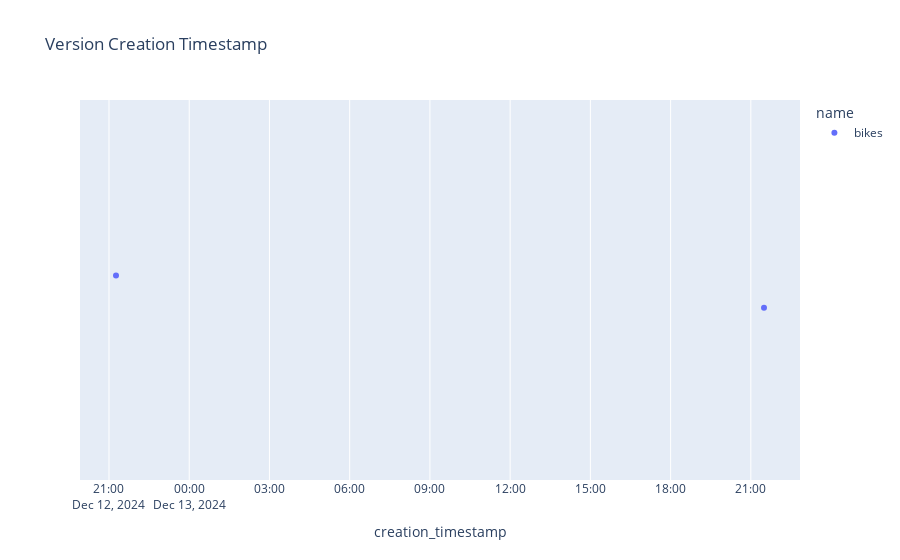

Notebook cell for this chart:
### Code cell
px.strip(
    versions,
    x="creation_timestamp",
    color="name",
    hover_name="name",
    hover_data=versions.columns,
    title="Version Creation Timestamp",
)

### Figure 1 — Plotly figure (JSON) as saved in the notebook; plotly's stock layout.template omitted (floating-point values rounded to 4 significant figures)
{"data": [{"alignmentgroup": "True", "boxpoints": "all", "customdata": [["Champion", "None", "", "2024-12-13T21:29:30.793000", "bikes", "ac1ad3a71ca1438f930cf61cdaf4dda2", "", "file:///home/fmind/mlops-python-package/mlruns/451770521480793486/ac1ad3a71ca1438f930cf61cdaf4dda2/artifacts/model", "READY", "", {}, "", "2"], [null, "None", "", "2024-12-12T21:15:44.106000", "bikes", "797710899d04491e8b9e91394c59ccd9", "", "file:///home/fmind/mlops-python-package/mlruns/451770521480793486/797710899d04491e8b9e91394c59ccd9/artifacts/model", "READY", "", {}, "", "1"]], "fillcolor": "rgba(255,255,255,0)", "hoveron": "points", "hovertemplate": "<b>%{hovertext}</b><br><br>name=%{customdata[4]}<br>creation_timestamp=%{x}<br>aliases=%{customdata[0]}<br>current_stage=%{customdata[1]}<br>description=%{customdata[2]}<br>last_updated_timestamp=%{customdata[3]}<br>run_id=%{customdata[5]}<br>run_link=%{customdata[6]}<br>source=%{customdata[7]}<br>status=%{customdata[8]}<br>status_message=%{customdata[9]}<br>tags=%{customdata[10]}<br>user_id=%{customdata[11]}<br>version=%{customdata[12]}<extra></extra>", "hovertext": ["bikes", "bikes"], "legendgroup": "bikes", "line": {"color": "rgba(255,255,255,0)"}, "marker": {"color": "#636efa"}, "name": "bikes", "offsetgroup": "bikes", "orientation": "h", "pointpos": 0, "showlegend": true, "type": "box", "x": ["2024-12-13T21:29:30.793000", "2024-12-12T21:15:44.106000"], "x0": " ", "xaxis": "x", "y0": " ", "yaxis": "y"}], "layout": {"boxmode": "group", "legend": {"title": {"text": "name"}, "tracegroupgap": 0}, "title": {"text": "Version Creation Timestamp"}, "xaxis": {"anchor": "y", "domain": [0, 1], "title": {"text": "creation_timestamp"}}, "yaxis": {"anchor": "x", "domain": [0, 1]}}}
